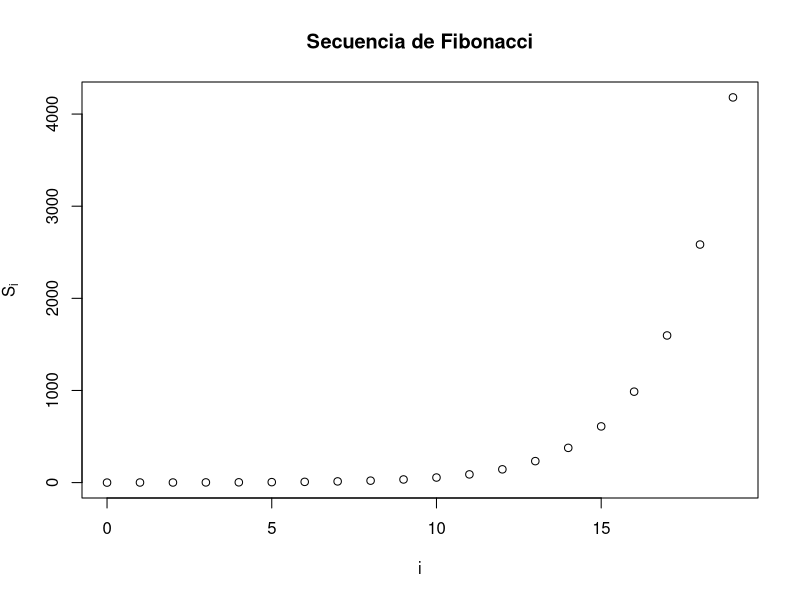
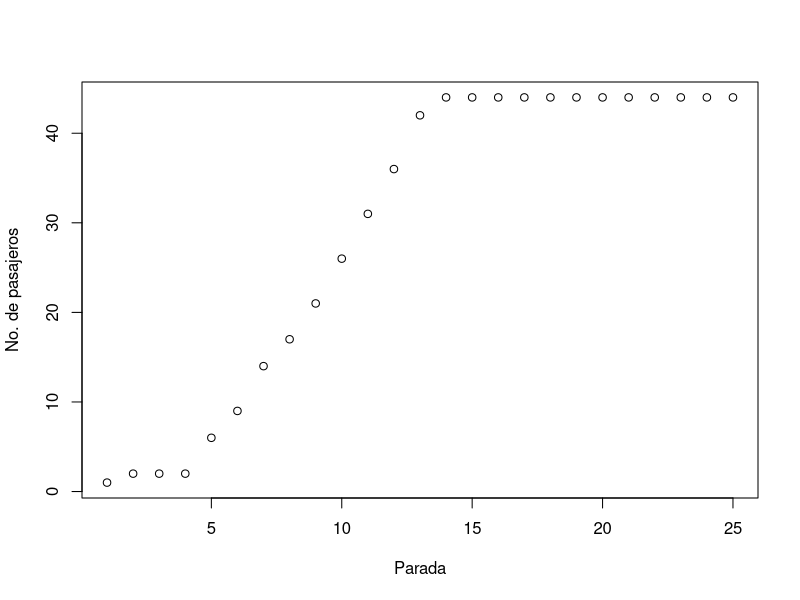
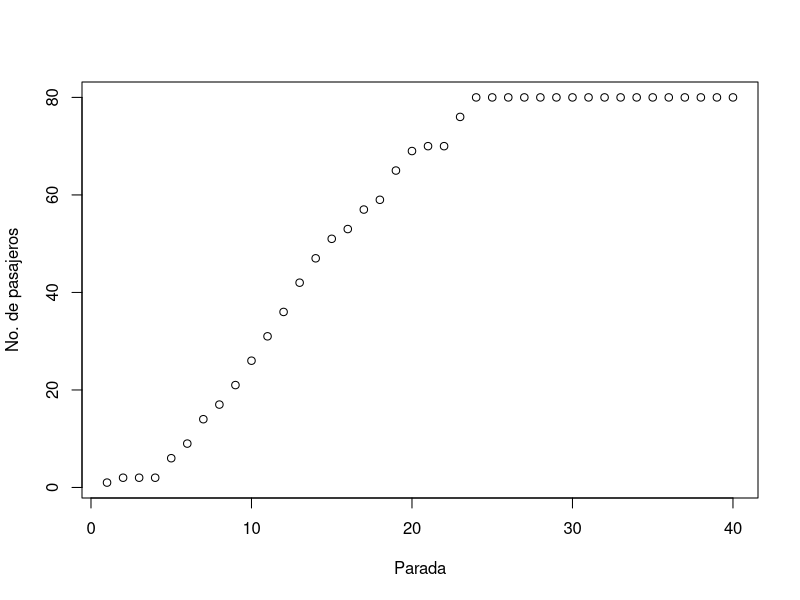
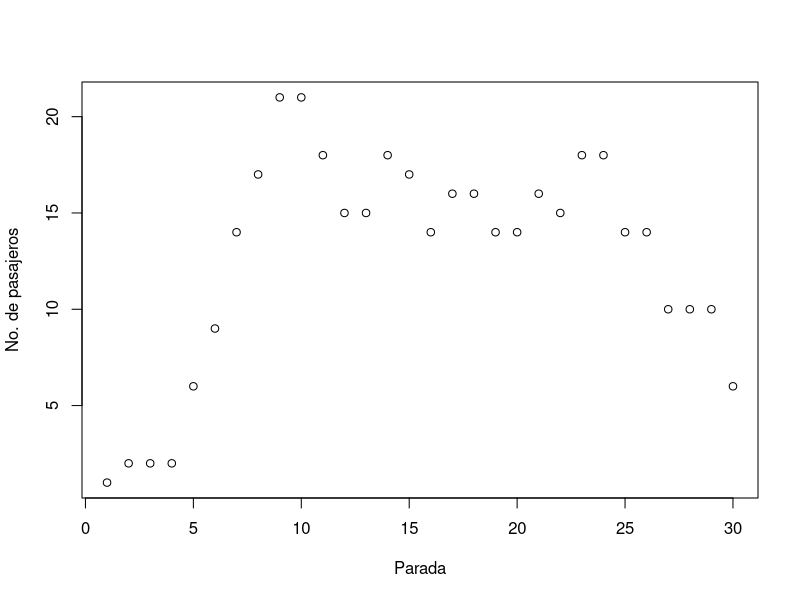

Reproduce these figures in R, in order.
## ---- chunk 1
# Generación de la matriz datos:
datos <- matrix(rpois(rpois(1, 125) * 15, 43), ncol = 15)
datos[sample(length(datos), rpois(1, 250))] <- NA
## ---- chunk 2
datos <- matrix(sample(100, 16), 4, 4)
datos[c(1, 3, 7, 8, 11, 13, 14)] <- NA
datos
## ---- chunk 3
out <- apply(datos, 1, function(x) sum(is.na(x)))
## ---- chunk 4
out
## ---- chunk 5
fibo <- c(0, 1, 1, 2, 3, 5, 8, 13, 21, 34, 55, 89, 144, 233, 377, 610, 987, 1597, 2584, 4181)
## ---- chunk 6
i <- 0:19
plot(fibo ~ i, main="Secuencia de Fibonacci", ylab=expression(S[i]), xlab="i")
## ---- chunk 7
funcionFibonacci <- function(n = 20) {
  fibo <- numeric(n)
  fibo[2] <- 1
  for (i in 3:n) {
    fibo[i] <- fibo[i - 1] + fibo[i - 2]
  }
  fibo
}
## ---- chunk 8
funcionFibonacci(13)
## ---- chunk 9
set.seed(11)
paradas <- 25
pasajeros <- 0
registro <- numeric(paradas)
registro[1] <- pasajeros
for (i in 1:paradas) {
  pasajeros <- pasajeros + sample(0:6, 1)
  if (pasajeros >= 44) {
    registro[i:paradas] <- 44
    break
  }
  registro[i] <- pasajeros
}
## ---- chunk 10
plot(registro, xlab='Parada', ylab='No. de pasajeros')
## ---- chunk 11
bus <- function(paradas = 25, maximo = 44) {
  pasajeros <- 0
  registro <- numeric(paradas)
	registro[1] <- pasajeros
	for (i in 1:paradas) {
		pasajeros <- pasajeros + sample(0:6, 1)
		if (pasajeros >= maximo) {
			registro[i:paradas] <- maximo
			cat('Bus lleno!\n')
			break
		}
		registro[i] <- pasajeros
		cat('Parada', i, 'hay', pasajeros, 'pasajeros\n')
	}
	plot(registro, xlab='Parada', ylab='No. de pasajeros')
	registro
}
## ---- chunk 12
set.seed(11)
# Nro. de paradas = 40
# Máximo de pasajeros = 80
x <- bus(40, 80)
## ---- chunk 13
bus <- function(paradas = 25, maximo = 44) {
  pasajeros <- 0
	registro <- numeric(paradas)
	registro[1] <- pasajeros
	for (i in 1:paradas) {
		pasajeros <- pasajeros + sample(0:6, 1)
		if (i >= 10)
			pasajeros <- pasajeros - sample(1:5, 1)
	  registro[i] <- pasajeros
		if (pasajeros >= maximo) {
			registro[i:paradas] <- maximo
			cat('Bus lleno!\n')
			break
		}
		cat('Parada', i, 'hay', pasajeros, 'pasajeros\n')
	}
	plot(registro, xlab='Parada', ylab='No. de pasajeros')
	registro
}
## ---- chunk 14
set.seed(11)
x <- bus(30, 60)
